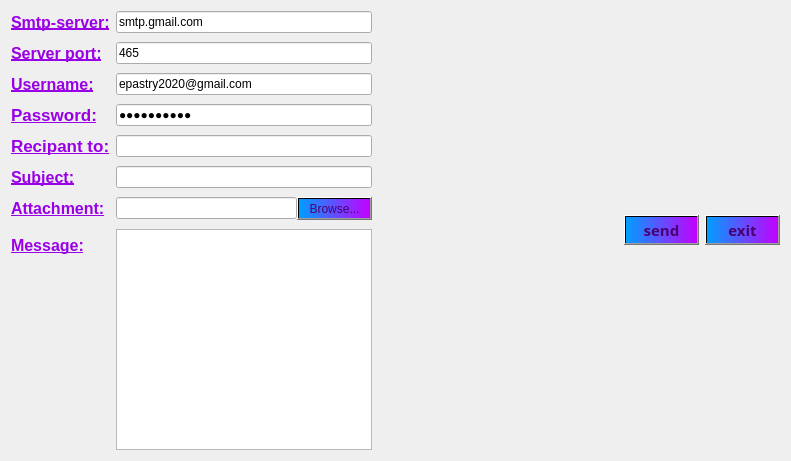
    <widget class="QWidget" name="layoutWidget">
     <property name="geometry">
      <rect>
       <x>70</x>
       <y>70</y>
       <width>791</width>
       <height>461</height>
      </rect>
     </property>
     <layout class="QHBoxLayout" name="horizontalLayout">
      <item>
       <layout class="QFormLayout" name="formLayout">
        <property name="fieldGrowthPolicy">
         <enum>QFormLayout::ExpandingFieldsGrow</enum>
        </property>
        <property name="rowWrapPolicy">
         <enum>QFormLayout::WrapLongRows</enum>
        </property>
        <property name="verticalSpacing">
         <number>9</number>
        </property>
        <item row="0" column="0">
         <widget class="QLabel" name="label">
          <property name="font">
           <font>
            <pointsize>12</pointsize>
            <weight>75</weight>
            <bold>true</bold>
            <underline>true</underline>
           </font>
          </property>
          <property name="styleSheet">
           <string notr="true">color:rgb(153, 0, 229)</string>
          </property>
          <property name="text">
           <string>Smtp-server:</string>
          </property>
         </widget>
        </item>
        <item row="0" column="1">
         <widget class="QLineEdit" name="server">
          <property name="text">
           <string>smtp.gmail.com</string>
          </property>
         </widget>
        </item>
        <item row="1" column="0">
         <widget class="QLabel" name="label_2">
          <property name="font">
           <font>
            <pointsize>12</pointsize>
            <weight>75</weight>
            <bold>true</bold>
            <underline>true</underline>
           </font>
          </property>
          <property name="styleSheet">
           <string notr="true">color:rgb(153, 0, 229)</string>
          </property>
          <property name="text">
           <string>Server port:</string>
          </property>
         </widget>
        </item>
        <item row="1" column="1">
         <widget class="QLineEdit" name="port">
          <property name="text">
           <string>465</string>
          </property>
         </widget>
        </item>
        <item row="2" column="0">
         <widget class="QLabel" name="label_3">
          <property name="font">
           <font>
            <pointsize>12</pointsize>
            <weight>75</weight>
            <bold>true</bold>
            <underline>true</underline>
           </font>
          </property>
          <property name="styleSheet">
           <string notr="true">color:rgb(153, 0, 229)</string>
          </property>
          <property name="text">
           <string>Username:</string>
          </property>
         </widget>
        </item>
        <item row="2" column="1">
         <widget class="QLineEdit" name="uname">
          <property name="text">
           <string>epastry2020@gmail.com</string>
          </property>
         </widget>
        </item>
        <item row="3" column="0">
         <widget class="QLabel" name="label_6">
          <property name="font">
           <font>
            <pointsize>13</pointsize>
            <weight>75</weight>
            <bold>true</bold>
            <underline>true</underline>
           </font>
          </property>
          <property name="styleSheet">
           <string notr="true">color:rgb(153, 0, 229)</string>
          </property>
          <property name="text">
           <string>Password:</string>
          </property>
         </widget>
        </item>
        <item row="3" column="1">
         <widget class="QLineEdit" name="paswd">
          <property name="inputMask">
           <string/>
          </property>
          <property name="text">
           <string>college159</string>
          </property>
          <property name="echoMode">
           <enum>QLineEdit::Password</enum>
          </property>
         </widget>
        </item>
        <item row="4" column="0">
         <widget class="QLabel" name="label_10">
          <property name="font">
           <font>
            <pointsize>13</pointsize>
            <weight>75</weight>
            <bold>true</bold>
            <underline>true</underline>
           </font>
          </property>
          <property name="styleSheet">
           <string notr="true">color:rgb(153, 0, 229)</string>
          </property>
          <property name="text">
           <string>Recipant to:</string>
          </property>
         </widget>
        </item>
        <item row="4" column="1">
         <widget class="QLineEdit" name="rcpt"/>
        </item>
        <item row="5" column="0">
         <widget class="QLabel" name="label_33">
          <property name="font">
           <font>
            <pointsize>12</pointsize>
            <weight>75</weight>
            <bold>true</bold>
            <underline>true</underline>
           </font>
          </property>
          <property name="styleSheet">
           <string notr="true">color:rgb(153, 0, 229)</string>
          </property>
          <property name="text">
           <string>Subject:</string>
          </property>
         </widget>
        </item>
        <item row="5" column="1">
         <widget class="QLineEdit" name="subject"/>
        </item>
        <item row="6" column="0">
         <widget class="QLabel" name="label_34">
          <property name="font">
           <font>
            <pointsize>12</pointsize>
            <weight>75</weight>
            <bold>true</bold>
            <underline>true</underline>
           </font>
          </property>
          <property name="styleSheet">
           <string notr="true">color:rgb(153, 0, 229)</string>
          </property>
          <property name="text">
           <string>Attachment:</string>
          </property>
         </widget>
        </item>
        <item row="6" column="1">
         <layout class="QHBoxLayout" name="horizontalLayout_3">
          <item>
           <widget class="QLineEdit" name="file">
            <property name="readOnly">
             <bool>true</bool>
            </property>
           </widget>
          </item>
          <item>
           <widget class="QPushButton" name="browseBtn">
            <property name="styleSheet">
             <string notr="true">background-color: qlineargradient(spread:pad, x1:0, y1:0, x2:1, y2:0, stop:0 rgba(0, 158, 255, 255), stop:1 rgba(195, 0, 255, 255));
color: rgb(74, 0, 111);</string>
            </property>
            <property name="text">
             <string>Browse...</string>
            </property>
           </widget>
          </item>
         </layout>
        </item>
        <item row="7" column="0">
         <widget class="QLabel" name="label_35">
          <property name="font">
           <font>
            <pointsize>12</pointsize>
            <weight>75</weight>
            <bold>true</bold>
            <underline>true</underline>
           </font>
          </property>
          <property name="styleSheet">
           <string notr="true">color:rgb(153, 0, 229)</string>
          </property>
          <property name="text">
           <string>Message:</string>
          </property>
         </widget>
        </item>
        <item row="7" column="1">
         <widget class="QPlainTextEdit" name="msg"/>
        </item>
       </layout>
      </item>
      <item>
       <spacer name="horizontalSpacer">
        <property name="orientation">
         <enum>Qt::Horizontal</enum>
        </property>
        <property name="sizeHint" stdset="0">
         <size>
          <width>40</width>
          <height>20</height>
         </size>
        </property>
       </spacer>
      </item>
      <item>
       <widget class="QPushButton" name="sendBtn">
        <property name="font">
         <font>
          <family>Lucida Calligraphy</family>
          <pointsize>11</pointsize>
          <weight>75</weight>
          <bold>true</bold>
         </font>
        </property>
        <property name="styleSheet">
         <string notr="true">background-color: qlineargradient(spread:pad, x1:0, y1:0, x2:1, y2:0, stop:0 rgba(0, 158, 255, 255), stop:1 rgba(195, 0, 255, 255));
color: rgb(74, 0, 111);</string>
        </property>
        <property name="text">
         <string>send</string>
        </property>
       </widget>
      </item>
      <item>
       <widget class="QPushButton" name="exitBtn">
        <property name="font">
         <font>
          <family>Lucida Calligraphy</family>
          <pointsize>11</pointsize>
          <weight>75</weight>
          <bold>true</bold>
         </font>
        </property>
        <property name="styleSheet">
         <string notr="true">background-color: qlineargradient(spread:pad, x1:0, y1:0, x2:1, y2:0, stop:0 rgba(0, 158, 255, 255), stop:1 rgba(195, 0, 255, 255));
color: rgb(74, 0, 111);</string>
        </property>
        <property name="text">
         <string>exit</string>
        </property>
       </widget>
      </item>
     </layout>
    </widget>
